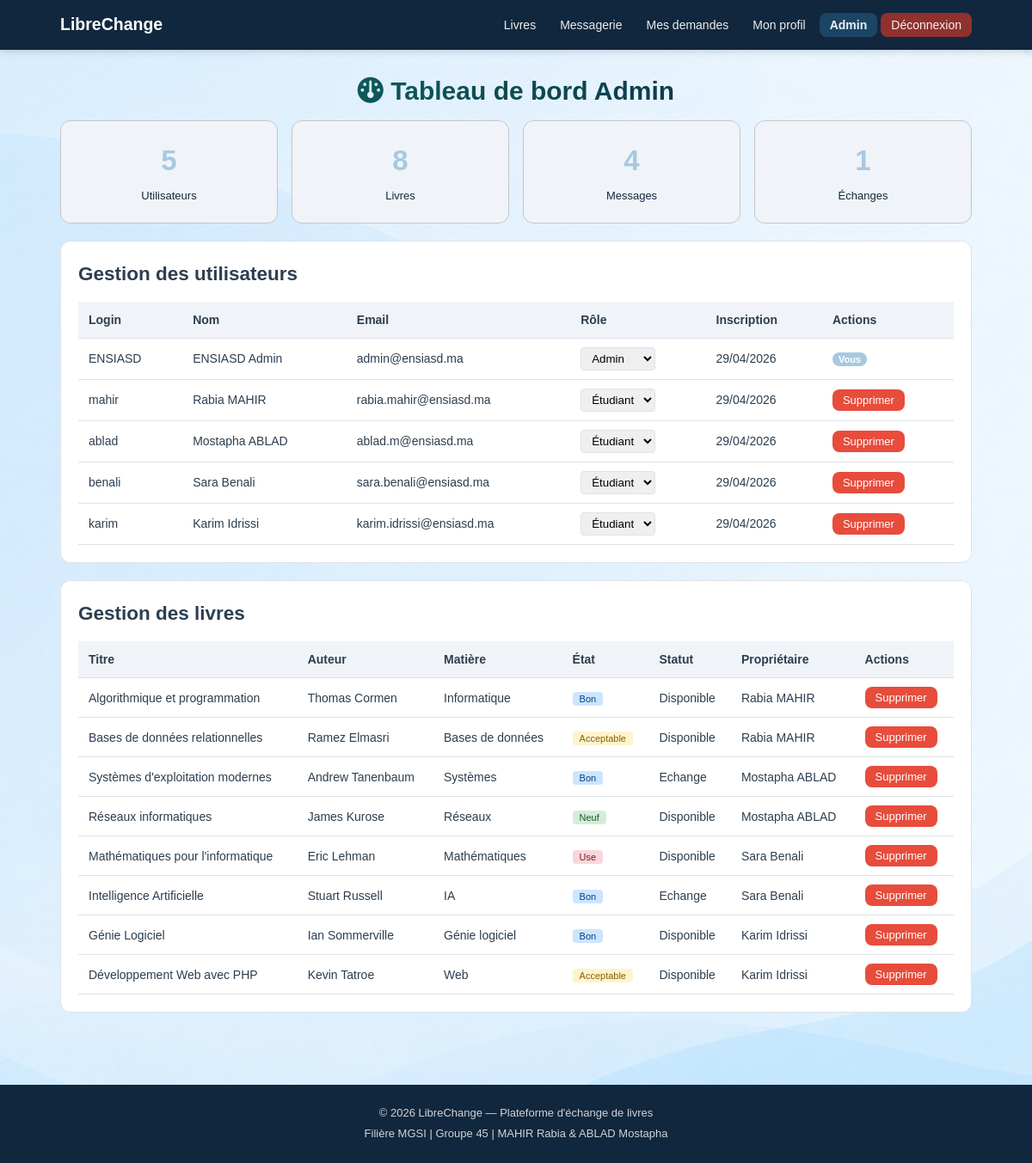
The app's page /pages/admin.php (signed in) with its own data.
### tables this page shows
CREATE TABLE `utilisateurs`
(
    `id`               int(11) NOT NULL,
    `login`            varchar(50)  NOT NULL,
    `mot_de_passe`     varchar(255) NOT NULL,
    `nom`              varchar(100) NOT NULL,
    `prenom`           varchar(100) NOT NULL,
    `email`            varchar(150) NOT NULL,
    `role`             enum('admin','etudiant') DEFAULT 'etudiant',
    `photo`            varchar(255) DEFAULT 'images/default-user1.jfif',
    `date_inscription` datetime     DEFAULT current_timestamp()
);

CREATE TABLE `livres`
(
    `id`          int(11) NOT NULL,
    `titre`       varchar(200) NOT NULL,
    `auteur`      varchar(150) NOT NULL,
    `matiere`     varchar(100) NOT NULL,
    `description` text         DEFAULT NULL,
    `etat`        enum('neuf','bon','acceptable','use') DEFAULT 'bon',
    `statut`      enum('disponible','echange','archive') DEFAULT 'disponible',
    `image`       varchar(255) DEFAULT 'images/default-book.jfif',
    `user_id`     int(11) NOT NULL,
    `date_ajout`  datetime     DEFAULT current_timestamp()
);

### config.php (called while the page is built, shortened)
<?php
function h($str) {
    return htmlspecialchars($str ?? '', ENT_QUOTES, 'UTF-8');
}
?>

### pages/admin.php (the view, shortened to what this page needs)
<?php
require_once '../config.php';
$stats = [
    'utilisateurs' => $pdo->query("SELECT COUNT(*) FROM utilisateurs")->fetchColumn(),
    'livres' => $pdo->query("SELECT COUNT(*) FROM livres")->fetchColumn(),
    'messages' => $pdo->query("SELECT COUNT(*) FROM messages")->fetchColumn(),
    'echanges' => $pdo->query("SELECT COUNT(*) FROM echanges")->fetchColumn(),
];
$utilisateurs = $pdo->query("SELECT * FROM utilisateurs ORDER BY date_inscription DESC")->fetchAll();
$livres = $pdo->query("SELECT l.*, u.nom, u.prenom FROM livres l JOIN utilisateurs u ON l.user_id=u.id ORDER BY l.date_ajout DESC")->fetchAll();
require_once '../includes/header.php';
?>
<div class="container">
    <h1 class="title-gradient"><i class="fa-solid fa-gauge"></i> Tableau de bord Admin</h1>
    <div class="stats-grid">
        <div class="stat-card"><span class="stat-number"><?= $stats['utilisateurs'] ?></span><span class="stat-label">Utilisateurs</span>
        </div>
        <div class="stat-card"><span class="stat-number"><?= $stats['livres'] ?></span><span
                    class="stat-label">Livres</span></div>
        <div class="stat-card"><span class="stat-number"><?= $stats['messages'] ?></span><span class="stat-label">Messages</span>
        </div>
        <div class="stat-card"><span class="stat-number"><?= $stats['echanges'] ?></span><span class="stat-label">Échanges</span>
        </div>
    </div>
    <div class="admin-section">
        <h2> Gestion des utilisateurs</h2>
        <table class="admin-table">
            <thead>
            <tr>
                <th>Login</th>
                <th>Nom</th>
                <th>Email</th>
                <th>Rôle</th>
                <th>Inscription</th>
                <th>Actions</th>
            </tr>
            </thead>
            <tbody>
            <?php foreach ($utilisateurs as $u): ?>
                <tr>
                    <td><?= h($u['login']) ?></td>
                    <td><?= h($u['prenom'] . ' ' . $u['nom']) ?></td>
                    <td><?= h($u['email']) ?></td>
                    <td>
                        <form method="POST" style="display:inline">
                            <select name="role" onchange="this.form.submit()">
                                <option value="etudiant" <?= $u['role'] == 'etudiant' ? 'selected' : '' ?>>Étudiant
                                </option>
                                <option value="admin" <?= $u['role'] == 'admin' ? 'selected' : '' ?>>Admin</option>
                            </select>
                        </form>
                    </td>
                    <td><?= date('d/m/Y', strtotime($u['date_inscription'])) ?></td>
                    <td>
                        <?php if ($u['id'] != $_SESSION['user_id']): ?>
                            <form method="POST" onsubmit="return confirm('Supprimer cet utilisateur ?')">
                                <button type="submit" class="btn btn-sm btn-danger">Supprimer</button>
                            </form>
                        <?php else: ?>
                            <span class="badge">Vous</span>
                        <?php endif; ?>
                    </td>
                </tr>
            <?php endforeach; ?>
            </tbody>
        </table>
    </div>
    <div class="admin-section">
        <h2> Gestion des livres</h2>
        <table class="admin-table">
            <thead>
            <tr>
                <th>Titre</th>
                <th>Auteur</th>
                <th>Matière</th>
                <th>État</th>
                <th>Statut</th>
                <th>Propriétaire</th>
                <th>Actions</th>
            </tr>
            </thead>
            <tbody>
            <?php foreach ($livres as $l): ?>
                <tr>
                    <td><?= h($l['titre']) ?></td>
                    <td><?= h($l['auteur']) ?></td>
                    <td><?= h($l['matiere']) ?></td>
                    <td><span class="badge-etat badge-<?= $l['etat'] ?>"><?= ucfirst($l['etat']) ?></span></td>
                    <td><?= ucfirst(h($l['statut'])) ?></td>
                    <td><?= h($l['prenom'] . ' ' . $l['nom']) ?></td>
                    <td>
                        <form method="POST" onsubmit="return confirm('Supprimer ce livre ?')">
                            <button type="submit" class="btn btn-sm btn-danger">Supprimer</button>
                        </form>
                    </td>
                </tr>
            <?php endforeach; ?>
            </tbody>
        </table>
    </div>
</div>
<?php require_once '../includes/footer.php'; ?>

### css/style.css (style rules this page uses)
:root { --primary: #a7c9e0; --primary-d: #155a9e; --secondary: #f0f4f8; --success: #27ae60; --danger: #e74c3c; --warning: #f39c12; --text: #2c3e50; --muted: #13293e; --border: #dde3ea; --white: #ffffff; --shadow: 0 2px 8px rgba(0, 0, 0, 0.08); --radius: 8px; --radius-lg: 12px; }
* { box-sizing: border-box; margin: 0; padding: 0; }
body { font-family: Arial, sans-serif; font-size: 15px; color: var(--text); background: #f5f7fa; line-height: 1.6; background: url('../images/A1.png') no-repeat center center fixed; background-size: cover; }
.container { max-width: 1100px; margin: 0 auto; padding: 24px 20px; }
.title-gradient { text-align: center; font-size: 2em; font-weight: 700; background: linear-gradient(135deg, #0f766e, #0b1f3a); -webkit-background-clip: text; -webkit-text-fill-color: transparent; margin-bottom: 10px; }
.btn { display: inline-block; padding: 9px 18px; border-radius: var(--radius); font-size: 14px; font-weight: 500; cursor: pointer; border: none; text-decoration: none; transition: all .2s; }
.btn-danger { background: var(--danger); color: white; }
.btn-sm { padding: 5px 12px; font-size: 13px; }
.stats-grid { max-width: 1100px; margin: 0 auto; display: grid; grid-template-columns: repeat(auto-fit, minmax(160px, 1fr)); gap: 16px; }
.stat-card { text-align: center; padding: 20px; background: var(--secondary); border-radius: var(--radius-lg); border: 1px solid; border-color: #c3c6ca; }
.stat-number { display: block; font-size: 2.2em; font-weight: bold; color: var(--primary); }
.stat-label { display: block; color: var(--muted); font-size: 13px; margin-top: 4px; }
.badge { background: var(--primary); color: white; border-radius: 10px; padding: 2px 7px; font-size: 11px; font-weight: bold; }
.badge-etat { border-radius: 4px; padding: 2px 8px; font-size: 11px; }
.badge-neuf { background: #d4edda; color: #155724; }
.badge-bon { background: #cce5ff; color: #004085; }
.badge-acceptable { background: #fff3cd; color: #856404; }
.badge-use { background: #f8d7da; color: #721c24; }
.admin-section { background: white; border: 1px solid var(--border); border-radius: var(--radius-lg); padding: 20px; margin-bottom: 20px; margin-top: 20px; }
.admin-section h2 { margin-bottom: 14px; }
.admin-table { width: 100%; border-collapse: collapse; font-size: 14px; }
.admin-table th, .admin-table td { padding: 10px 12px; border-bottom: 1px solid var(--border); text-align: left; }
.admin-table th { background: var(--secondary); font-weight: bold; }
.admin-table select { padding: 4px 8px; border: 1px solid var(--border); border-radius: 4px; }

### records on screen
utilisateurs: login "ENSIASD", prenom+nom "ENSIASD Admin", email "admin@ensiasd.ma", role "Admin", date_inscription "29/04/2026", shows "Vous"
utilisateurs: login "mahir", prenom+nom "Rabia MAHIR", email "rabia.mahir@ensiasd.ma", role "Étudiant", date_inscription "29/04/2026"
utilisateurs: login "ablad", prenom+nom "Mostapha ABLAD", email "ablad.m@ensiasd.ma", role "Étudiant", date_inscription "29/04/2026"
utilisateurs: login "benali", prenom+nom "Sara Benali", email "sara.benali@ensiasd.ma", role "Étudiant", date_inscription "29/04/2026"
utilisateurs: login "karim", prenom+nom "Karim Idrissi", email "karim.idrissi@ensiasd.ma", role "Étudiant", date_inscription "29/04/2026"
livres: titre "Algorithmique et programmation", auteur "Thomas Cormen", matiere "Informatique", etat "Bon", statut "Disponible", user.nom "Rabia MAHIR"
livres: titre "Bases de données relationnelles", auteur "Ramez Elmasri", matiere "Bases de données", etat "Acceptable", statut "Disponible", user.nom "Rabia MAHIR"
livres: titre "Systèmes d'exploitation modernes", auteur "Andrew Tanenbaum", matiere "Systèmes", etat "Bon", statut "Echange", user.nom "Mostapha ABLAD"
livres: titre "Réseaux informatiques", auteur "James Kurose", matiere "Réseaux", etat "Neuf", statut "Disponible", user.nom "Mostapha ABLAD"
livres: titre "Mathématiques pour l'informatique", auteur "Eric Lehman", matiere "Mathématiques", etat "Use", statut "Disponible", user.nom "Sara Benali"
livres: titre "Intelligence Artificielle", auteur "Stuart Russell", matiere "IA", etat "Bon", statut "Echange", user.nom "Sara Benali"
livres: titre "Génie Logiciel", auteur "Ian Sommerville", matiere "Génie logiciel", etat "Bon", statut "Disponible", user.nom "Karim Idrissi"
livres: titre "Développement Web avec PHP", auteur "Kevin Tatroe", matiere "Web", etat "Acceptable", statut "Disponible", user.nom "Karim Idrissi"

### other values on screen
SITE_NAME "LibreChange"
$stats['utilisateurs'] "5"
$stats['livres'] "8"
$stats['messages'] "4"
$stats['echanges'] "1"
